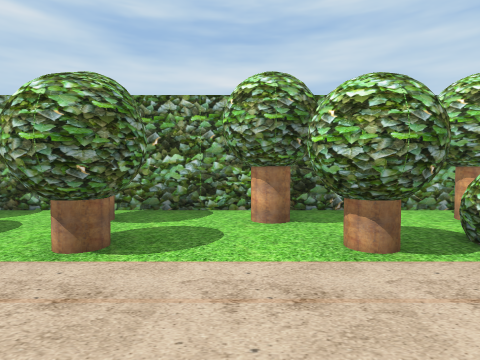
view 1 (above)

16 first-person views from a walk through a scene from a Unity 3-D project. The camera is 1.5 m above the floor, tilts 2° down and sees 80° across. The floor is counted in squares, 2 m on a side. Each view is taken from the middle of a square. On the plan, view 1 faces up. The plan holds only what a view shows up to about 10 squares ahead; the rest is blank. The place goes on beyond the plan. The player is left out.

view 2
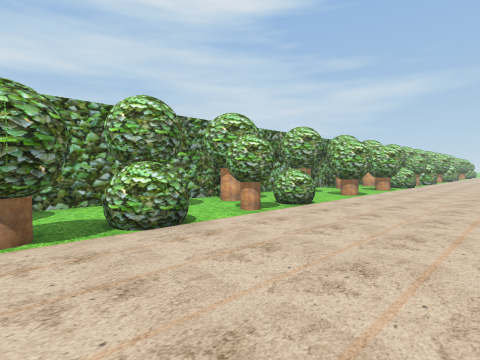

view 3
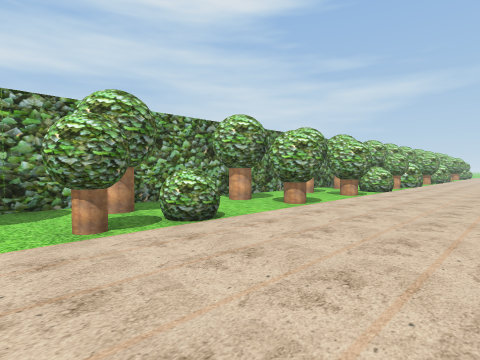

view 4
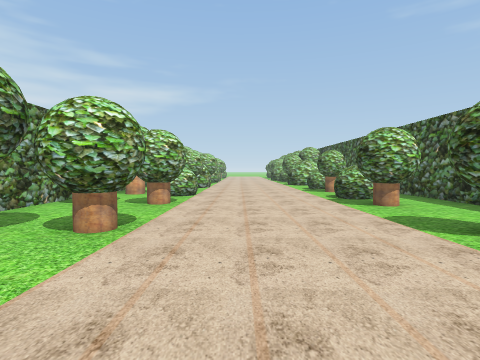

view 5
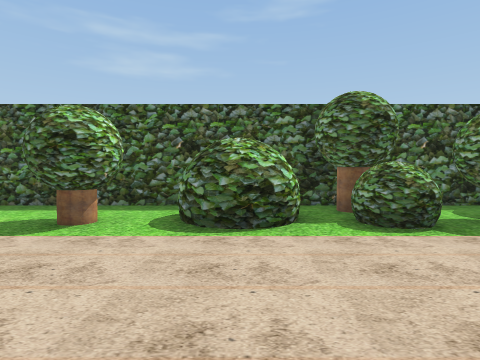

view 6
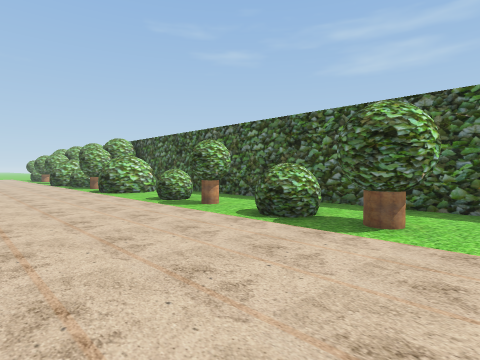

view 7
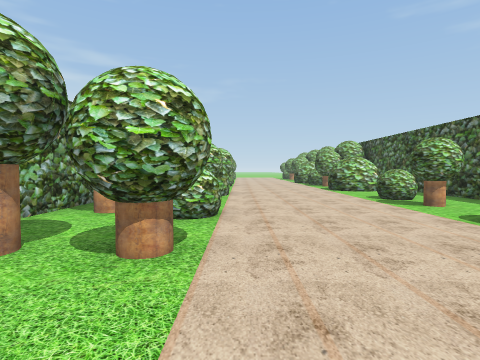

view 8
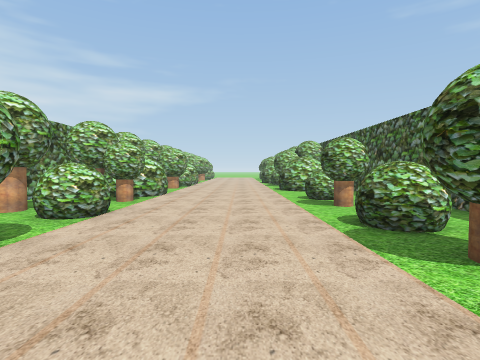

view 9
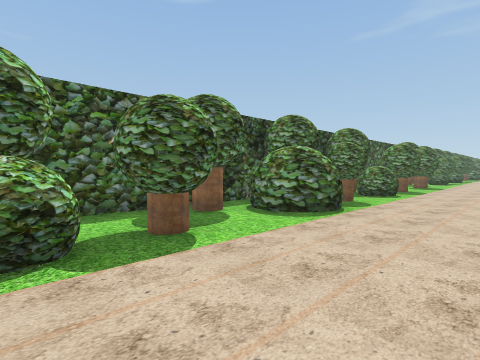

view 10
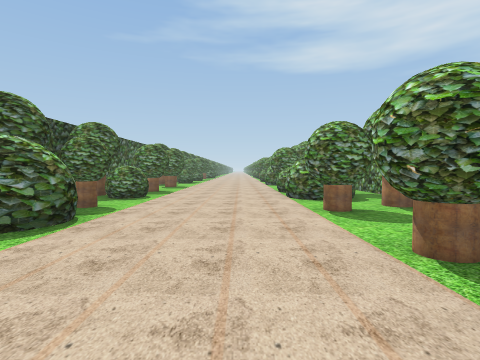

view 11
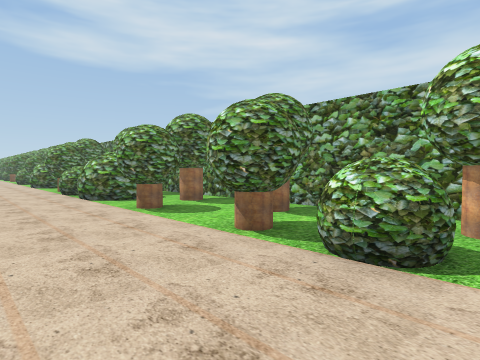

view 12
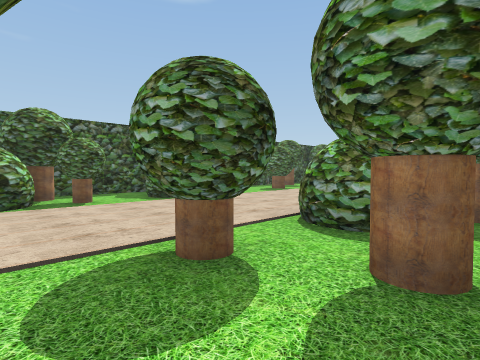

view 13
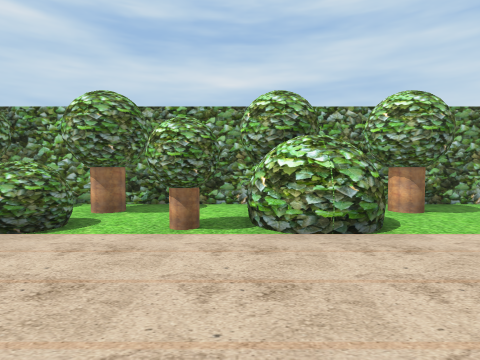

view 14
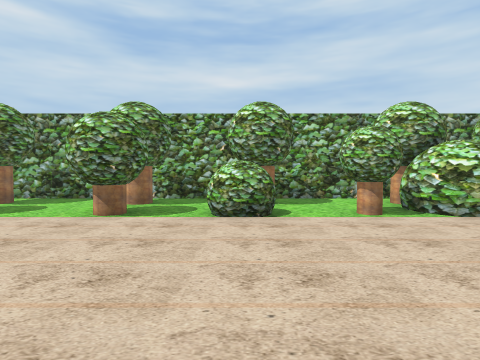

view 15
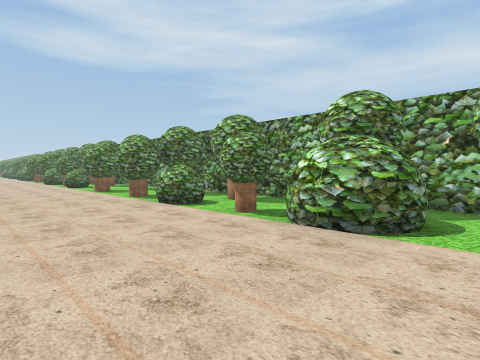

view 16
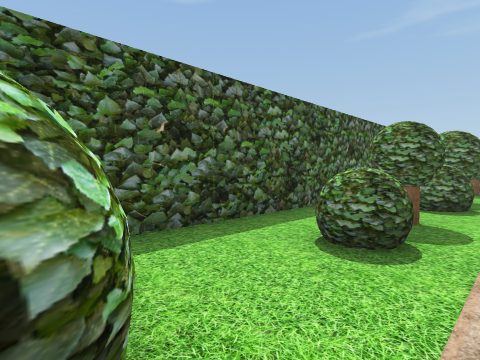

### Floor plan
Points are (right, up) in squares from view 1. A wall is a line through its corners. A room is listed if a view was taken in it or the views show most of it. See-through windows are left out.
Room 1 (views 1, 2, 3, 4, 5, 6, 7, 8, 9, 10, 11, 12, 13, 14, 15, 16)
walls: (7.2, -1.7) (7.7, -2); (7, -1.7) (7.5, -1.8); (6.2, -2.2) (6.6, -1.8) (7.3, -1.7) (7.9, -2.2); (8.1, -4.3) (20, -4.3); (1.5, -4.3) (4, -4.3); (-1.1, -2) (-0.7, -1.6) (-0.1, -1.5) (0.3, -1.7) (0.6, -2); (18.2, 2.9) (18.1, 3.3) (18.2, 3.7); (19.2, 2.3) (18.7, 2.4); (-3.4, 3) (-3.6, 2.7); (-3.4, 3.4) (-3.4, 2.9) (-3.9, 2.4) (-4.4, 2.3); (20.1, 3.4) (20, 2.9); (20.5, -2) (20.9, -1.6) (21.5, -1.5); (-4.5, -4.3) (-1.5, -4.3); (21.5, 5.6) (-4.5, 5.6)
objects: other object (-4, -3) to (-4, -2); other object (-2, -2); other object (-2, 3) to (-1, 3); other object (-2, 4); other object (0, 4); other object (1, -4) to (1, -3); other object (1, 3) to (2, 3); other object (3, -3) to (4, -2); other object (3, 3); other object (4, -3) to (5, -2); other object (4, 4); other object (5, 3); other object (6, 4); other object (7, 3); other object (9, -3) to (10, -2); other object (9, 4); other object (10, 3); other object (12, -3) to (13, -2); other object (13, 3); other object (13, 4); other object (14, -3) to (14, -2); other object (15, 3); other object (15, 4); other object (16, -2); other object (17, 3); other object (18, -2); other object (19, 4); other object (21, 4)

Positions as (right, up) in squares from view 1, and headings:
1: (0, 0), facing up
2: (1, -1), facing up-right
3: (4, -1), facing up-right
4: (6, 1), facing right
5: (7, 2), facing down
6: (11, 2), facing down-right
7: (10, 2), facing right
8: (10, 0), facing right
9: (5, 1), facing down-left
10: (4, 1), facing left
11: (4, 0), facing up-left
12: (0, 5), facing down-left
13: (18, -1), facing up
14: (15, -2), facing up
15: (21, -1), facing up-left
16: (21, -1), facing down-left
